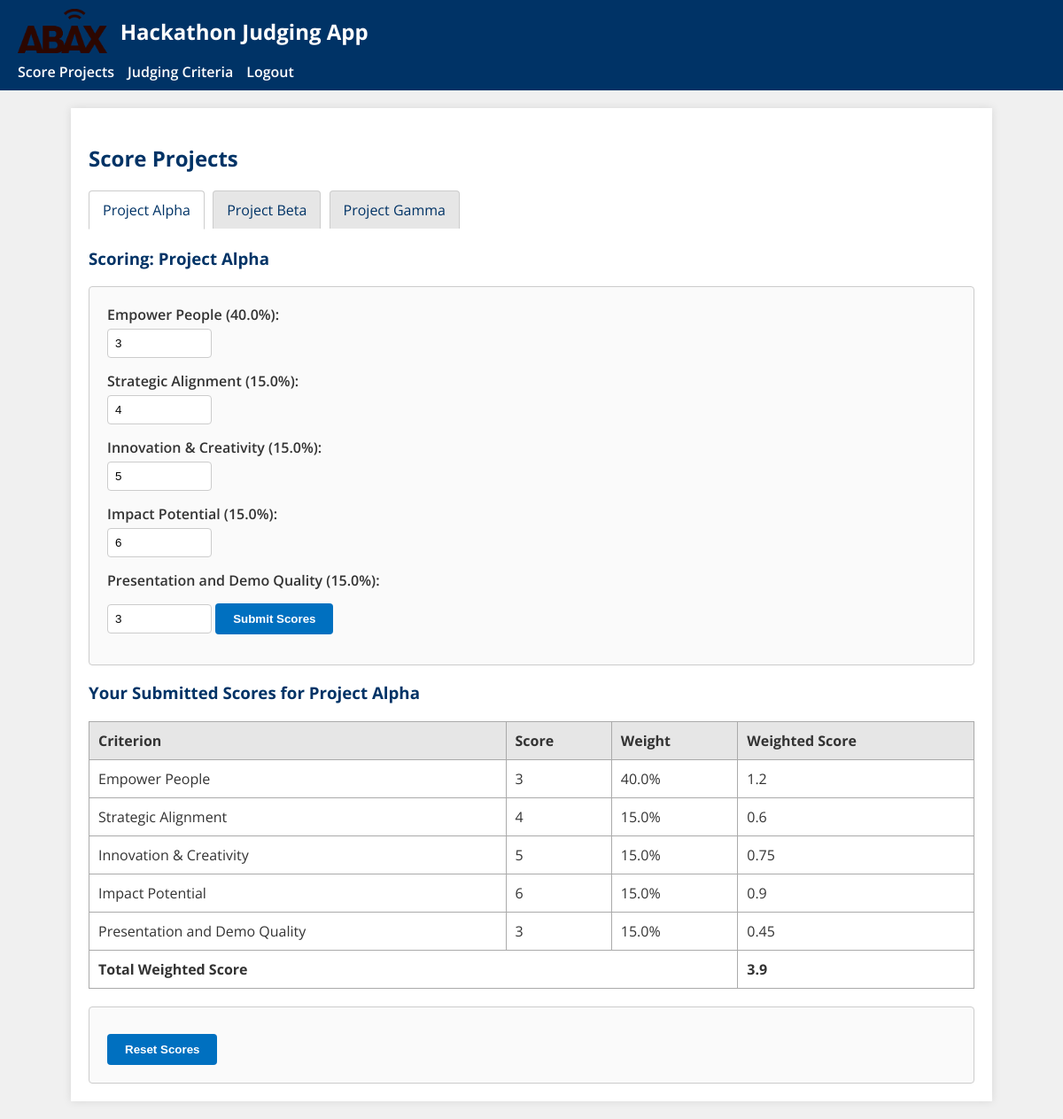
The app's page /score/1 (signed in) with its own data.
### app.py (models this page shows)
class Project(db.Model):
    id = db.Column(db.Integer, primary_key=True)
    name = db.Column(db.String(100))

class Criteria(db.Model):
    id = db.Column(db.Integer, primary_key=True)
    name = db.Column(db.String(100))
    weight = db.Column(db.Float)

### app.py (the view, shortened to what this page needs)
@app.route('/score')
@app.route('/score/<int:project_id>', methods=['GET', 'POST'])
@login_required
def score(project_id=None):
    if current_user.is_admin:
        abort(403)
    projects = Project.query.all()
    if project_id is None:
        if projects:
            return redirect(url_for('score', project_id=projects[0].id))
        else:
            flash('No projects available to score.')
            return redirect(url_for('criteria'))
    project = Project.query.get_or_404(project_id)
    criteria = Criteria.query.all()
    existing_scores = {}
    weighted_scores = {}
    total_weighted_score = 0
    for criterion in criteria:
        score = Score.query.filter_by(
            judge_id=current_user.id,
            project_id=project.id,
            criteria_id=criterion.id
        ).first()
        if score:
            existing_scores[criterion.id] = score.score
            weighted_score = score.score * criterion.weight
            weighted_scores[criterion.id] = round(weighted_score, 2)
            total_weighted_score += weighted_score
        else:
            existing_scores[criterion.id] = None
            weighted_scores[criterion.id] = None
    total_weighted_score = round(total_weighted_score, 2)
    all_projects = projects  # For navigation tabs
    return render_template('score.html', project=project, criteria=criteria,
                           existing_scores=existing_scores, weighted_scores=weighted_scores,
                           total_weighted_score=total_weighted_score, all_projects=all_projects)

### app.py (called while the page is built)
@login_manager.user_loader
def load_user(user_id):
    return Judge.query.get(int(user_id))

@app.context_processor
def inject_current_year():
    return {'current_year': datetime.now().year}

### templates/score.html (shortened to what this page needs)
{% extends "base.html" %}
{% block content %}
<h2>Score Projects</h2>
<nav class="project-tabs">
    {% for proj in all_projects %}
        {% if proj.id == project.id %}
            <a href="{{ url_for('score', project_id=proj.id) }}" class="active">{{ proj.name }}</a>
        {% else %}
            <a href="{{ url_for('score', project_id=proj.id) }}">{{ proj.name }}</a>
        {% endif %}
    {% endfor %}
</nav>
<h3>Scoring: {{ project.name }}</h3>
<form method="POST">
    {% for criterion in criteria %}
        <label>{{ criterion.name }} ({{ criterion.weight * 100 }}%):</label>
        <input type="number" name="score_{{ criterion.id }}" min="0" max="10" required value="{{ existing_scores.get(criterion.id, '') }}">
    {% endfor %}
    <input type="submit" name="submit_scores" value="Submit Scores">
</form>
{% if existing_scores %}
    <h3>Your Submitted Scores for {{ project.name }}</h3>
    <table>
        <thead>
            <tr>
                <th>Criterion</th>
                <th>Score</th>
                <th>Weight</th>
                <th>Weighted Score</th>
            </tr>
        </thead>
        <tbody>
            {% for criterion in criteria %}
                <tr>
                    <td>{{ criterion.name }}</td>
                    <td>{{ existing_scores.get(criterion.id, 'Not Scored') }}</td>
                    <td>{{ criterion.weight * 100 }}%</td>
                    <td>
                        {% if weighted_scores.get(criterion.id) is not none %}
                            {{ weighted_scores.get(criterion.id) }}
                        {% else %}
                            N/A
                        {% endif %}
                    </td>
                </tr>
            {% endfor %}
            <tr>
                <td colspan="3"><strong>Total Weighted Score</strong></td>
                <td><strong>{{ total_weighted_score }}</strong></td>
            </tr>
        </tbody>
    </table>
    <form method="POST" style="margin-top: 20px;">
        <input type="submit" value="Reset Scores">
    </form>
{% endif %}
{% endblock %}

### static/style.css (style rules this page uses)
body { font-family: 'Open Sans', Arial, sans-serif; margin: 0; background-color: #F0F0F0; color: #333; }
h2, h3 { color: #003366; }
label { display: inline-block; width: 200px; margin-bottom: 10px; font-weight: 600; }
input[type="text"], input[type="password"], input[type="number"] { width: 300px; padding: 8px; border: 1px solid #CCC; border-radius: 4px; }
input[type="number"] { width: 80px; }
input[type="submit"] { padding: 10px 20px; background-color: #0070C0; color: #FFFFFF; border: none; border-radius: 4px; cursor: pointer; font-weight: 600; }
table { width: 100%; border-collapse: collapse; margin-top: 20px; }
table, th, td { border: 1px solid #AAA; }
th, td { padding: 10px; text-align: left; }
th { background-color: #E6E6E6; }
nav.project-tabs { margin-bottom: 20px; }
nav.project-tabs a { display: inline-block; padding: 10px 15px; margin-right: 5px; background-color: #E6E6E6; color: #003366; text-decoration: none; border-radius: 4px 4px 0 0; border: 1px solid #CCC; border-bottom: none; }
nav.project-tabs a.active, nav.project-tabs a:hover { background-color: #FFFFFF; color: #003366; border-bottom: 1px solid #FFFFFF; }
nav.project-tabs a:last-child { margin-right: 0; }
form { background-color: #FAFAFA; padding: 20px; border-radius: 4px; border: 1px solid #CCC; }
form label { width: auto; display: block; margin-bottom: 5px; }
form input[type="number"] { width: 100px; margin-bottom: 15px; }
form input[type="submit"] { margin-top: 10px; }

### records on screen
Project: name "Project Alpha"
Project: name "Project Beta"
Project: name "Project Gamma"
Criteria: name "Empower People", criterion.weight*100 "40.0", get "3", get "1.2"
Criteria: name "Strategic Alignment", criterion.weight*100 "15.0", get "4", get "0.6"
Criteria: name "Innovation & Creativity", criterion.weight*100 "15.0", get "5", get "0.75"
Criteria: name "Impact Potential", criterion.weight*100 "15.0", get "6", get "0.9"
Criteria: name "Presentation and Demo Quality", criterion.weight*100 "15.0", get "3", get "0.45"

### other values on screen
{{ total_weighted_score }} "3.9"
